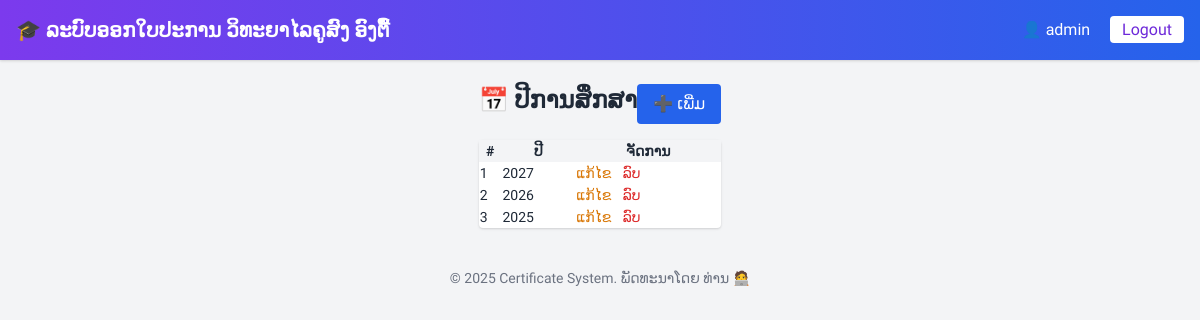
The page /views/academic_year_list.php (signed in) on the database its author committed.
### tables this page shows
CREATE TABLE `academic_years` (
  `id` int(11) NOT NULL COMMENT 'ລະຫັດປີການສຶກສາ',
  `year_name` varchar(20) NOT NULL COMMENT 'ຊື່ປີການສຶກສາ'
);

### views/academic_year_list.php (the view, shortened to what this page needs)
<?php
require_once(__DIR__ . '/../config/config.php');
$years = $pdo->query("SELECT * FROM academic_years ORDER BY id DESC")->fetchAll();
include('header.php');
?>
<main class="p-6 max-w-xl mx-auto">
  <div class="flex justify-between mb-4">
    <h2 class="text-2xl font-bold">📅 ປີການສຶກສາ</h2>
    <a href="academic_year_add.php" class="bg-blue-600 text-white px-4 py-2 rounded">➕ ເພີ່ມ</a>
  </div>
  <table class="w-full bg-white rounded shadow text-sm">
    <thead class="bg-gray-100">
      <tr><th>#</th><th>ປີ</th><th>ຈັດການ</th></tr>
    </thead>
    <tbody>
      <?php foreach ($years as $i => $y): ?>
        <tr class="hover:bg-gray-50">
          <td><?= $i + 1 ?></td>
          <td><?= htmlspecialchars($y['year_name']) ?></td>
          <td>
            <a href="academic_year_edit.php?id=<?= $y['id'] ?>" class="text-yellow-600">ແກ້ໄຂ</a>
            <a href="../actions/academic_year_delete.php?id=<?= $y['id'] ?>" class="text-red-600 ml-2" onclick="return confirm('ລົບ?')">ລົບ</a>
          </td>
        </tr>
      <?php endforeach; ?>
    </tbody>
  </table>
</main>
<?php include('footer.php'); ?>

### views/header.php (style rules this page uses)
body { font-family: 'Phetsarath', sans-serif; }

### rows shown on the page
academic_years: year_name "2027"
academic_years: year_name "2026"
academic_years: year_name "2025"

### other values the page prints
$_SESSION['user']['username'] "admin"
